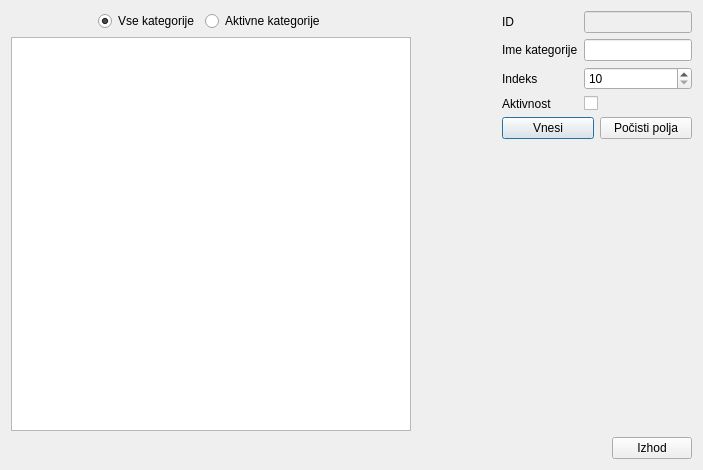
<?xml version="1.0" encoding="UTF-8"?>
<ui version="4.0">
 <class>kategorije</class>
 <widget class="QDialog" name="kategorije">
  <property name="windowModality">
   <enum>Qt::ApplicationModal</enum>
  </property>
  <property name="geometry">
   <rect>
    <x>0</x>
    <y>0</y>
    <width>703</width>
    <height>470</height>
   </rect>
  </property>
  <property name="windowTitle">
   <string>Pregled kategorij storitev</string>
  </property>
  <layout class="QVBoxLayout" name="verticalLayout_3">
   <item>
    <layout class="QHBoxLayout" name="horizontalLayout_2">
     <item>
      <layout class="QVBoxLayout" name="verticalLayout_2">
       <item>
        <layout class="QHBoxLayout" name="horizontalLayout_4">
         <item>
          <spacer name="horizontalSpacer_3">
           <property name="orientation">
            <enum>Qt::Horizontal</enum>
           </property>
           <property name="sizeHint" stdset="0">
            <size>
             <width>40</width>
             <height>20</height>
            </size>
           </property>
          </spacer>
         </item>
         <item>
          <widget class="QRadioButton" name="rb_vsi">
           <property name="text">
            <string>Vse kategorije</string>
           </property>
           <property name="checked">
            <bool>true</bool>
           </property>
          </widget>
         </item>
         <item>
          <widget class="QRadioButton" name="rb_aktivni">
           <property name="text">
            <string>Aktivne kategorije</string>
           </property>
          </widget>
         </item>
         <item>
          <spacer name="horizontalSpacer_4">
           <property name="orientation">
            <enum>Qt::Horizontal</enum>
           </property>
           <property name="sizeHint" stdset="0">
            <size>
             <width>40</width>
             <height>20</height>
            </size>
           </property>
          </spacer>
         </item>
        </layout>
       </item>
       <item>
        <widget class="QTableWidget" name="tbl_kategorije">
         <property name="minimumSize">
          <size>
           <width>400</width>
           <height>0</height>
          </size>
         </property>
         <property name="editTriggers">
          <set>QAbstractItemView::NoEditTriggers</set>
         </property>
         <property name="selectionMode">
          <enum>QAbstractItemView::SingleSelection</enum>
         </property>
         <property name="selectionBehavior">
          <enum>QAbstractItemView::SelectRows</enum>
         </property>
         <property name="sortingEnabled">
          <bool>true</bool>
         </property>
        </widget>
       </item>
      </layout>
     </item>
     <item>
      <spacer name="horizontalSpacer_2">
       <property name="orientation">
        <enum>Qt::Horizontal</enum>
       </property>
       <property name="sizeType">
        <enum>QSizePolicy::Expanding</enum>
       </property>
       <property name="sizeHint" stdset="0">
        <size>
         <width>40</width>
         <height>20</height>
        </size>
       </property>
      </spacer>
     </item>
     <item>
      <layout class="QVBoxLayout" name="verticalLayout">
       <item>
        <layout class="QFormLayout" name="formLayout">
         <item row="0" column="0">
          <widget class="QLabel" name="label">
           <property name="text">
            <string>ID</string>
           </property>
          </widget>
         </item>
         <item row="1" column="0">
          <widget class="QLabel" name="label_2">
           <property name="text">
            <string>Ime kategorije</string>
           </property>
          </widget>
         </item>
         <item row="3" column="0">
          <widget class="QLabel" name="label_3">
           <property name="text">
            <string>Aktivnost</string>
           </property>
          </widget>
         </item>
         <item row="0" column="1">
          <widget class="QLineEdit" name="txt_id">
           <property name="enabled">
            <bool>false</bool>
           </property>
          </widget>
         </item>
         <item row="1" column="1">
          <widget class="QLineEdit" name="txt_kategorija"/>
         </item>
         <item row="3" column="1">
          <widget class="QCheckBox" name="cb_aktivnost">
           <property name="text">
            <string/>
           </property>
          </widget>
         </item>
         <item row="2" column="0">
          <widget class="QLabel" name="label_4">
           <property name="text">
            <string>Indeks</string>
           </property>
          </widget>
         </item>
         <item row="2" column="1">
          <widget class="QSpinBox" name="txt_indeks">
           <property name="minimum">
            <number>10</number>
           </property>
           <property name="value">
            <number>10</number>
           </property>
          </widget>
         </item>
        </layout>
       </item>
       <item>
        <layout class="QHBoxLayout" name="horizontalLayout_3">
         <item>
          <widget class="QPushButton" name="btn_shrani">
           <property name="text">
            <string>Vnesi</string>
           </property>
          </widget>
         </item>
         <item>
          <widget class="QPushButton" name="btn_zbrisi">
           <property name="text">
            <string>Počisti polja</string>
           </property>
          </widget>
         </item>
        </layout>
       </item>
       <item>
        <spacer name="verticalSpacer">
         <property name="orientation">
          <enum>Qt::Vertical</enum>
         </property>
         <property name="sizeHint" stdset="0">
          <size>
           <width>20</width>
           <height>40</height>
          </size>
         </property>
        </spacer>
       </item>
      </layout>
     </item>
    </layout>
   </item>
   <item>
    <layout class="QHBoxLayout" name="horizontalLayout">
     <item>
      <spacer name="horizontalSpacer">
       <property name="orientation">
        <enum>Qt::Horizontal</enum>
       </property>
       <property name="sizeHint" stdset="0">
        <size>
         <width>40</width>
         <height>20</height>
        </size>
       </property>
      </spacer>
     </item>
     <item>
      <widget class="QPushButton" name="btn_izhod">
       <property name="text">
        <string>Izhod</string>
       </property>
      </widget>
     </item>
    </layout>
   </item>
  </layout>
 </widget>
 <tabstops>
  <tabstop>txt_id</tabstop>
  <tabstop>txt_kategorija</tabstop>
  <tabstop>txt_indeks</tabstop>
  <tabstop>cb_aktivnost</tabstop>
  <tabstop>btn_shrani</tabstop>
  <tabstop>btn_zbrisi</tabstop>
  <tabstop>rb_vsi</tabstop>
  <tabstop>rb_aktivni</tabstop>
  <tabstop>tbl_kategorije</tabstop>
  <tabstop>btn_izhod</tabstop>
 </tabstops>
 <resources/>
 <connections/>
</ui>
